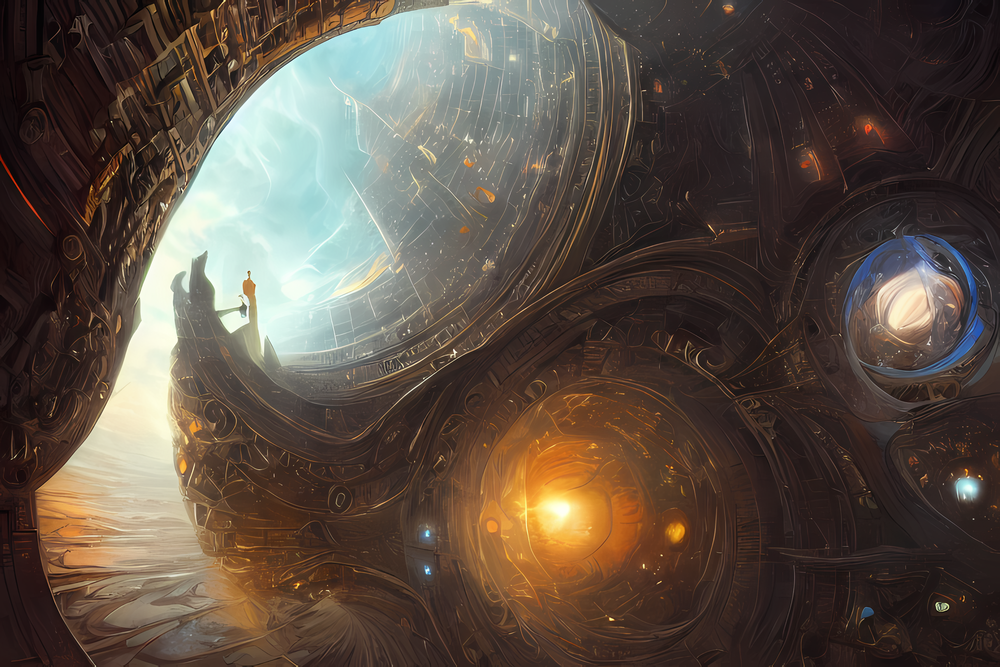
#> input picture samples/img_1.png, 1000 x 667 px
$ jupyter execute --allow-errors Tutorial.ipynb   (shell and % lines are left out)
#> lines starting #> are read from the running program, lines starting #| are printed output that depends on the picture; after the words box and inside, x2 and y2 are one past the last pixel; in counts of white or black regions, pixels touching at a corner belong together
# Visual Data Processing
**Bardia Khosravi, MD MPH MHPE**

by: Bardia Khosravi, MD MPH MHPE <a href="https://twitter.com/Khosravi_Bardia"></a>

*Mayo Clinic AI Lab, Department of Radiology, Mayo Clinic, Rochester, MN, US*

## 0. Data preparation

Run the next cell to prepare this session's files.

## 1. Introduction

In this workshop, we work with three image handling libraries, namely Pillow, OpenCV, and skimage. Each library has its own pros and cons, which we will cover at the end of this session. But first, lets dive into what images are made up of.

[cell 1]
# @title Run this cell to visualize an image with its pixel values. { vertical-output: true, display-mode: "form" }
# @markdown *You can take a sneak peak at the code*.

import pandas as pd
import matplotlib as mpl

#> (the rest of this cell did not finish here and is left out)

In a colored image, you have three different dimensions:

1.   The first dimension is the image height (H)
2.   The second dimension is the image width (W)
3.   The third dimension is the image channels (C)

In short, you can say the array is `H:W:C`.

Most computer displays show images as a collection of pixels, and each pixel creates color by mixing specific amounts of red, green, and blue light. These specific amounts are stored in three different channels when we save images.

<br>

<u><b>Figure 1.</b> RGB Image Coordination System ([source](https://towardsdatascience.com/understanding-images-with-skimage-python-b94d210afd23))</u><br><br>

So imagine that our image is made up of three layers each with a height of 512px and a width of 512px. These layers are stacked together to create an RGB image.

Usually natural images are 8-bit, meaning that each pixel value can range from 0-255.

## 2. Libraries

Before starting, we have to install the three libraries. These libraries are already installed on Colab, but to install these libraries in your local computer, you can copy and paste the following code in a new cell and run the cell:

```python
!pip install scikit-image opencv-python pillow
```

*Disclaimer:* Most of the images used for this section are created by an AI model called [Stable Diffusion](https://stability.ai) ([source](https://simplified.com/blog/ai-text-to-image/stable-diffusion-images/)).

**2.1. Pillow (PIL)**

This is a high-level library for image IO and simple manipulation. It is based on C, so it is faster than pyhton-based packages. You can open a file with PIL like this:

[cell 2]
from PIL import Image

raw_image = Image.open("samples/img_1.png")
#> raw_image is the input picture: PIL image 1000x667 RGB; mean R, G, B 92, 79.2, 68.8
raw_image

As you see, notebook environment supports displaying PIL images out of the box, i.e. without using any library (such as `matplotlib`). As we said, we images are multidimentional arrays, let's convert this PIL image to an array and inspect its characteristics:

[cell 3]
import numpy as np

img = np.array(raw_image)

print("Image shape: ", img.shape)
#| Image shape:  (667, 1000, 3)
print("Image data type: ", img.dtype)
#| Image data type:  uint8

So in other words, we have an image with height of 667px, width of 1000px and three channels (red, green, and blue).
Let's visualize each channel independently. As we said previously, we need matplotlib library to show numpy arrays:

[cell 4]
import matplotlib.pyplot as plt

# this is a magic command to display the image in the notebook

fig, ax = plt.subplots(1, 3, figsize=(21, 7))
ax[0].imshow(img[:, :, 0], cmap="Reds")
ax[0].set_title("Red channel")
ax[1].imshow(img[:, :, 1], cmap="Greens")
ax[1].set_title("Green channel")
ax[2].imshow(img[:, :, 2], cmap="Blues")
ax[2].set_title("Blue channel")
_ = [ax_.set_axis_off() for ax_ in ax]
plt.show()
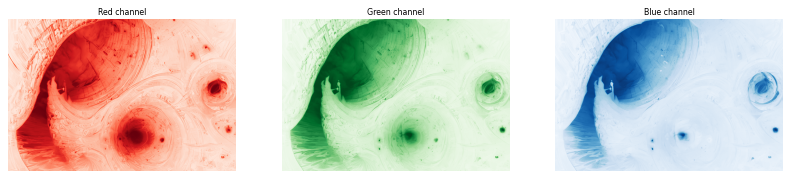
#> figure drawn by matplotlib, 3 panels

Grayscale images have only one channel (or even zero channels). This means that when being displayed, the value for the three RGB channels would be the same to create different shades of gray. Let's convert this image to grayscale and save it using PIL:

[cell 5]
grayscale_image = img.mean(axis=2)
grayscale_image = Image.fromarray(grayscale_image.astype(np.uint8))
#> grayscale_image: PIL image 1000x667 L
grayscale_image.save("grayscale_image.png")

Pillow allows for simple operations like rotation and flipping:

[cell 6]
raw_image.transpose(Image.ROTATE_90)

[cell 7]
raw_image.transpose(Image.FLIP_LEFT_RIGHT)
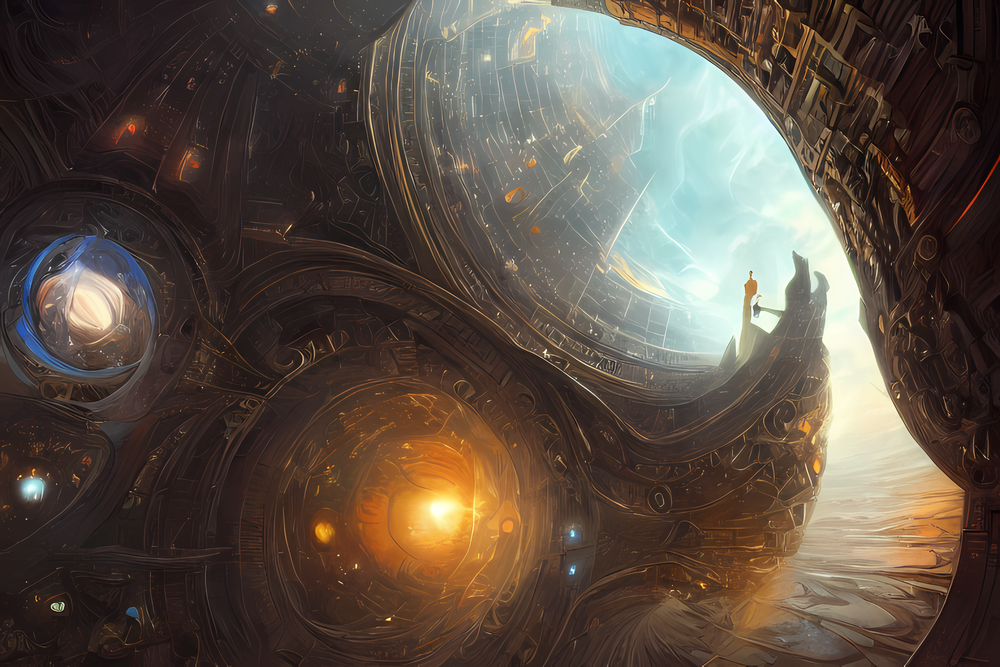
#> Out: PIL image 1000x667 RGB; mean R, G, B 92, 79.2, 68.8

There are some other capabilities, but other libraries that we discuss will do a better job in them so let's check them out.

**2.2. Skimage**

This is the most *pythonic* image processing library, it has a very familiar API and will take care of most pre- and post-processings that we usually need for deep learning tasks.

[cell 8]
from skimage import io

#> (the rest of this cell did not finish here and is left out)

As you see, skimage ones images as arrays, so there is no need to convert it to numpy array. We can use the `matplotlib` library as we did before:

[cell 9]
plt.imshow(raw_image);
#> (the rest of this cell did not finish here and is left out)

What is the 4th channel?

#> (a cell that did not finish here is left out)

Let's resize the image to half its size:

[cell 11]
from skimage.transform import resize

#> (the rest of this cell did not finish here and is left out)

Let's inspect the values of the image:

#> (a cell that did not finish here is left out)

You see that the image data type is converted to float, ranging from 0-1. This is a common practice to rescale image intensities (will be discussed in future sessions), but we should be careful when we want to save the image, as we have to convert the range back to 0-255:

#> (a cell that did not finish here is left out)

**Practical Challenge 1**: As the images are arrays, write a function that gets a 100*100px crop from the center of the image:

[cell 14]
def center_crop_image(image):
    size = 100
    original_image = image.copy()

    ## START CODE HERE ## (≈ 1 line of code)


    ## END CODE HERE ##

    return image

cropped_image = center_crop_image(raw_image)
#> (the rest of this cell did not finish here and is left out)

Padding is very similar to cropping an image. Essentially, when you want to pad an image, you create a larger image (with zeros on all pixels, i.e., black) and then *"paste"* the original image onto the new one.

**Practical Challenge 2**: Based on the abpve description, write a function that center pads an image for 100px. The original image should be the surrounded by 100 pixels of zeros on each side:

#> (a cell that did not finish here is left out)

Doing image transformations with skimage is much more intuitive. You can import that specific transform (`from skimage.transforms import ...`) and then use it as a function. A full list of supported transforms can be found [here](https://scikit-image.org/docs/stable/api/skimage.transform.html).

[cell 16]
from skimage.transform import rotate

#> (the rest of this cell did not finish here and is left out)

Skimage also has a lot more capabilities like contour detection, contrast enhancement, labeling operations, etc. that we will not discuss in this session.

**2.3. OpenCV (cv2)**

Open CV is a library of programming functions mainly aimed at real-time computer vision. It is used for image processing, video capture and analysis including features like face detection and object detection. Compared to other libraries, OpenCV is more efficient in processing (as it is based on C) and has a large number of functions.

Openning an image is easy with openCV:

[cell 17]
import cv2

raw_image = cv2.imread("samples/img_3.jpg")
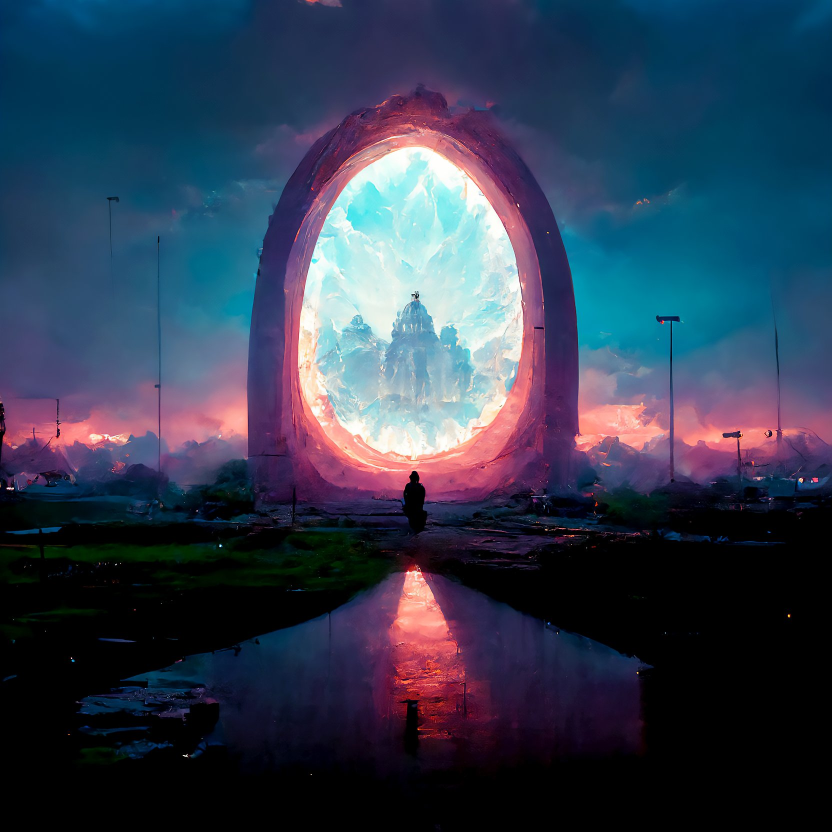
#> input picture samples/img_3.jpg, 1664 x 1664 px (shown at 1/2 size)
#> raw_image is the input picture: shape (1664, 1664, 3); mean B, G, R 80.5, 60.3, 49.4
raw_image = cv2.cvtColor(raw_image, cv2.COLOR_BGR2RGB)
plt.imshow(raw_image);
print("Image shape: ", raw_image.shape)
#| Image shape:  (1664, 1664, 3)
print("Type: ", type(raw_image))
#| Type:  <class 'numpy.ndarray'>

One important difference, is that when an image is read by openCV, the order of channels are blue, green, and red (BGR). That's why we need to convert it using `cv2.cvtColor(raw_image, cv2.COLOR_BGR2RGB)`.

Let's try some of the things we did before for resizing and rotating:

[cell 18]
resized_image = cv2.resize(raw_image, (400, 200)) # width, height
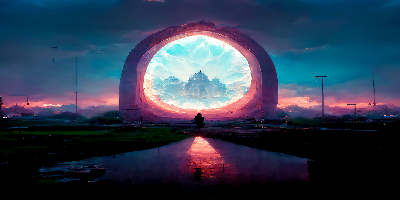
#> resized_image: shape (200, 400, 3); mean R, G, B 49.3, 60.2, 80.4
plt.imshow(resized_image);
print("Image shape: ", resized_image.shape)
#| Image shape:  (200, 400, 3)
print("Image Range: ", resized_image.min(), resized_image.max())
#| Image Range:  0 255

[cell 19]
rotated_image = cv2.rotate(raw_image, cv2.ROTATE_90_CLOCKWISE)
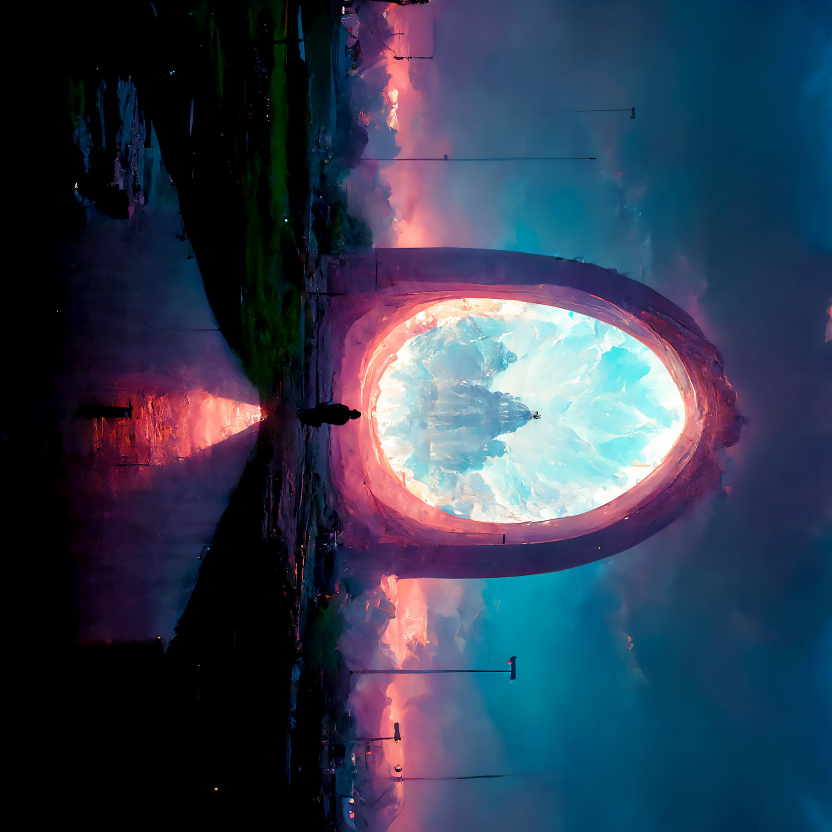
#> rotated_image: shape (1664, 1664, 3) (shown at 1/2 size); mean R, G, B 49.4, 60.3, 80.5
plt.imshow(rotated_image);

For rotating by arbitrary values, you have to create an affine matrix as a *"formula"* on how to change pixel values. Something like this:

[cell 20]
def rotate_image(image, angle):
#> called with angle = 45
  image_center = tuple(np.array(image.shape[1::-1]) / 2)
#> image_center = (832, 832)
  rot_mat = cv2.getRotationMatrix2D(image_center, angle, 1.0)
  result = cv2.warpAffine(image, rot_mat, image.shape[1::-1], flags=cv2.INTER_LINEAR)
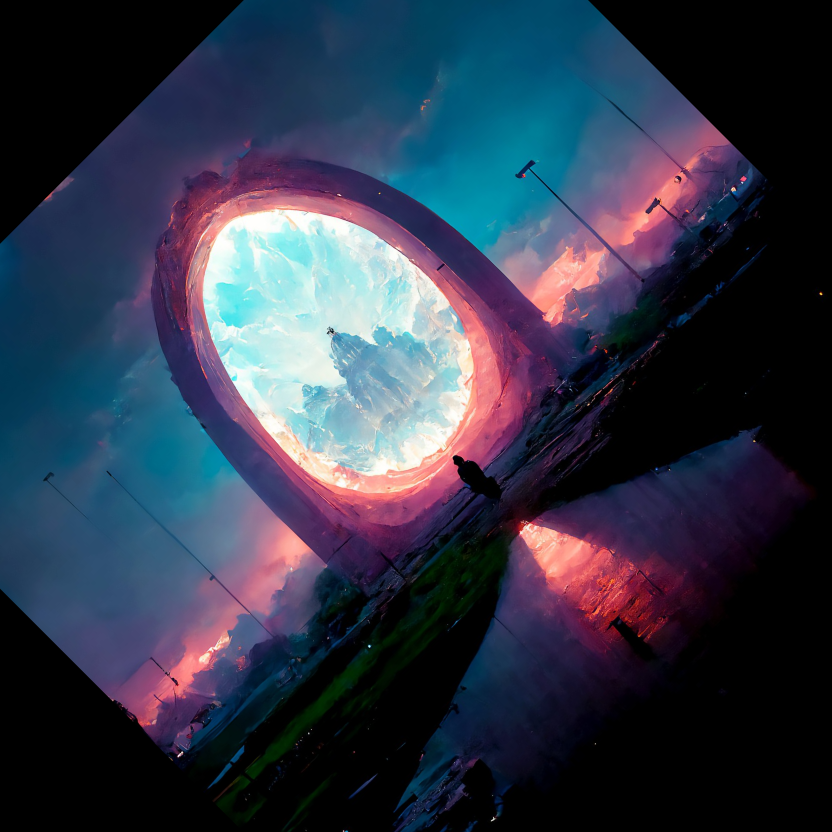
#> result: shape (1664, 1664, 3) (shown at 1/2 size); mean R, G, B 49.2, 55.2, 72.5

  return result

rotated_image = rotate_image(raw_image, 45)
plt.imshow(rotated_image);

Sometimes, you might need to create a grayscale image, you can convert the color scheme to `GRAY`:

[cell 21]
grayscale_image = cv2.cvtColor(raw_image, cv2.COLOR_RGB2GRAY)
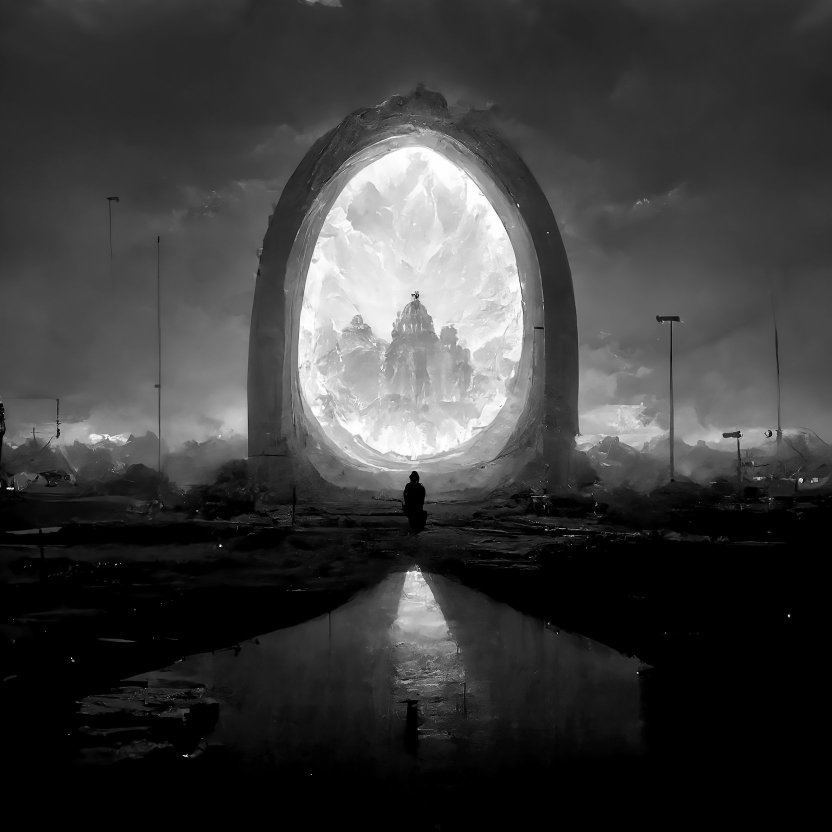
#> grayscale_image: shape (1664, 1664) (shown at 1/2 size); min 0, max 255, mean 59.3
plt.imshow(grayscale_image, cmap="gray");
print("Image shape: ", grayscale_image.shape)
#| Image shape:  (1664, 1664)

In some cases, you might want to create a binary mask from an image, meaning to convert all pixels to either zero and one:

[cell 22]
def binarize_image(image):
    threshold, binary_image = cv2.threshold(image, 0, 255, cv2.THRESH_BINARY + cv2.THRESH_OTSU)
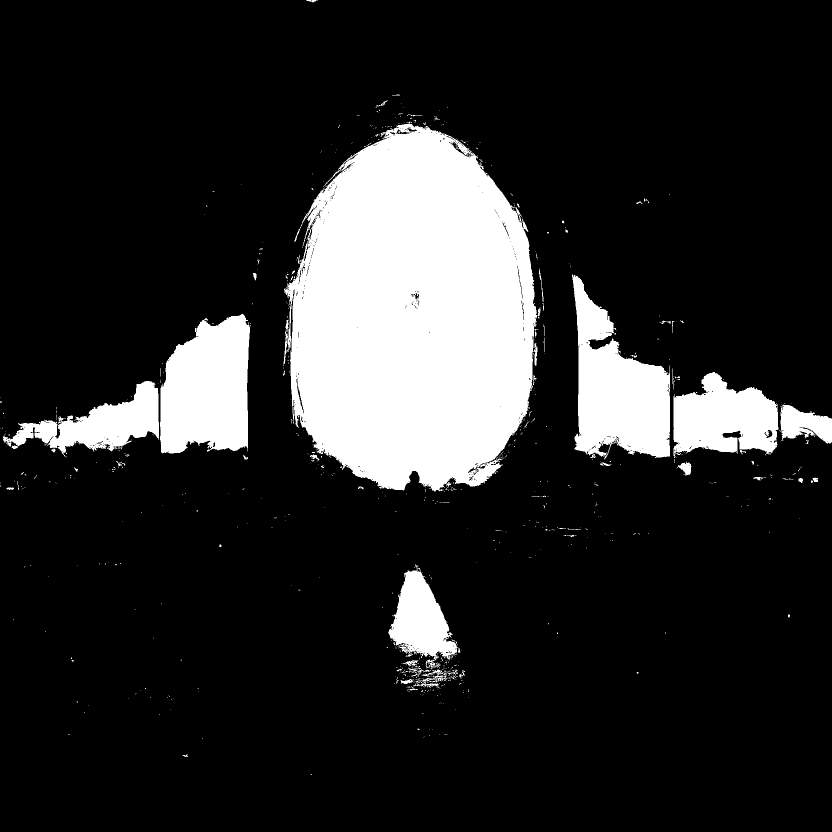
#> binary_image: shape (1664, 1664) (shown at 1/2 size); 15.8% white; 772 white regions (694 under 20 px), largest, box (x1, y1, x2, y2) and area: (568, 248, 1077, 984) 285937, (1144, 548, 1340, 919) 41416, (320, 628, 500, 907) 40251
#> threshold = 107

    return binary_image

binary_image = binarize_image(grayscale_image)
plt.imshow(binary_image, cmap="gray");

Finally, we can save the image to disk using:

[cell 23]
cv2.imwrite("binary_image.png", binary_image)
#> Out = True

Videos are created by sequentially showing images one after the other. So we can open a single frame, manipulate it, and then put the frames backtogether.

[cell 24]
capture = cv2.VideoCapture("video.mp4")
new_capture = cv2.VideoWriter("new_video.mp4", cv2.VideoWriter_fourcc(*"mp4v"), 30, (100, 100))
while True:
    rect, frame = capture.read()
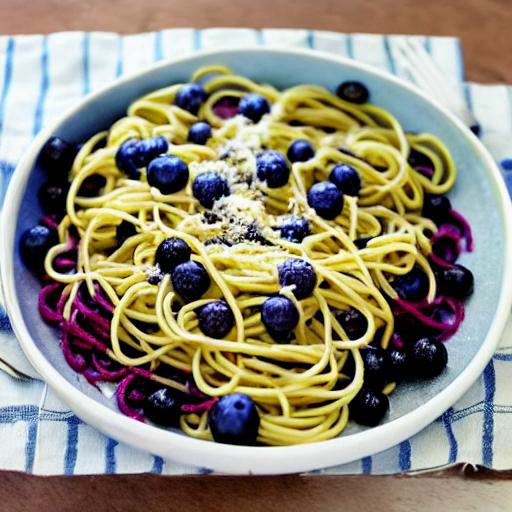
#> input picture frame 7 of video.mp4, 512 x 512 px
#> frame is the input picture: shape (512, 512, 3); mean B, G, R 121.3, 139, 144.7

    if not rect:
        break

    new_frame = cv2.resize(frame, (100, 100), cv2.INTER_AREA)
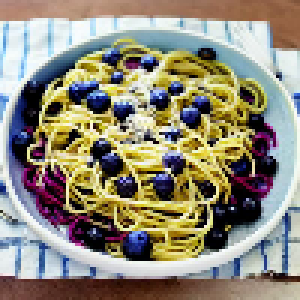
#> new_frame: shape (100, 100, 3) (shown 3 times larger); mean B, G, R 121.5, 139, 144.7
    new_capture.write(new_frame)


capture.release()
new_capture.release()
